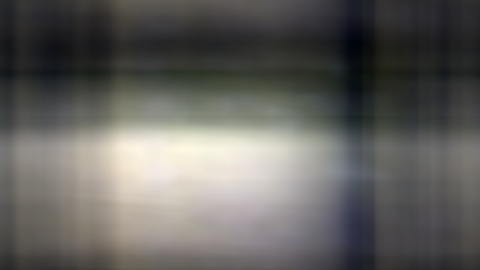
#> input picture visuals/temp.jpg, 480 x 270 px
$ python add_gaussian_noise.py ../visuals/temp.jpg out
#> lines starting #> are read from the running program, lines starting #| are printed output that depends on the picture
# load images from obj_path
# add noise to the images based on the snr
# save the images in the save_path
import os
import cv2
import argparse
import numpy as np
def parse_args():
    parser = argparse.ArgumentParser(description='Add noise to the images')
    parser.add_argument('obj_path', help='obj folder / file path')
    parser.add_argument('save_path', default="output/noisy_images", help='save folder path')
    parser.add_argument('--snr', type=int, default=20, help='signal to noise ratio')
    args = parser.parse_args()
    return args
def add_noise(obj_path, save_path, snr):
    # load images from obj_path
#> called with obj_path = '../visuals/temp.jpg', save_path = 'out', snr = 20
    if os.path.isdir(obj_path):
        for img_path in os.listdir(obj_path):
            img_path = os.path.join(obj_path, img_path)
            img = cv2.imread(img_path)
            # add noise to the images based on the snr
            # 计算信号功率
            img = img.astype(np.float32)
            signal_power = np.mean(img ** 2)
            # 将SNR从dB转换为线性比例
            snr_linear = 10 ** (snr / 10.0)
            # 计算噪声功率
            noise_power = signal_power / snr_linear
            print("noise_power: ", np.sqrt(noise_power))
            # 生成相同形状的随机噪声
            noise = np.random.randn(*img.shape) * np.sqrt(noise_power)

            # 添加噪声到图像
            img = img + noise
            #convert to 0...255
            img = img - np.min(img)
            img = img / np.max(img) * 255
            # save the images in the save_path
            os.makedirs(save_path, exist_ok=True)
            save_img_path = os.path.join(save_path, img_path.split('/')[-1])
            cv2.imwrite(save_img_path, img)
    else:
        img = cv2.imread(obj_path)
#> img is the input picture: shape (270, 480, 3); mean B, G, R 94.2, 97.5, 98.7
        # add noise to the images based on the snr
        # 计算信号功率
        signal_power = np.mean(img ** 2)
#> signal_power = 112.7
        # 将SNR从dB转换为线性比例
        snr_linear = 10 ** (snr / 10.0)
        # 计算噪声功率
        noise_power = signal_power / snr_linear
#> noise_power = 1.13
        # 生成相同形状的随机噪声
        noise = np.random.randn(*img.shape) * np.sqrt(noise_power)
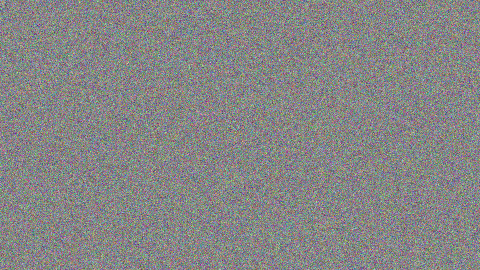
#> noise: shape (270, 480, 3) float64; mean B, G, R -0.000502, 0.00652, 0.00267; drawn with min black and max white
        # 添加噪声到图像
        img = img + noise
        #convert to 0...255
        img = img - np.min(img)
        img = img / np.max(img) * 255
        # 添加噪声到图像
        img = img + noise
        # save the images in the save_path
        os.makedirs(save_path, exist_ok=True)
        save_img_path = os.path.join(save_path, obj_path.split('/')[-1])
        cv2.imwrite(save_img_path, img)
if __name__ == "__main__":
    args = parse_args()
    obj_path = args.obj_path
    save_path = args.save_path
    snr = args.snr
    add_noise(obj_path, save_path, snr)
